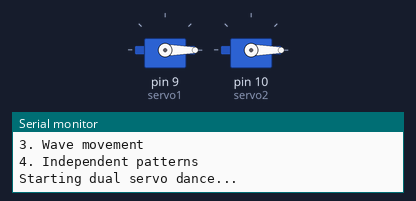
A sketch run on a simulated Arduino Uno, built with avr-gcc and run on an emulated ATmega328P. Parts: 2 × servo, the last lines printed to the serial monitor.

Above: at 1.2 s.
At 5.4 s:
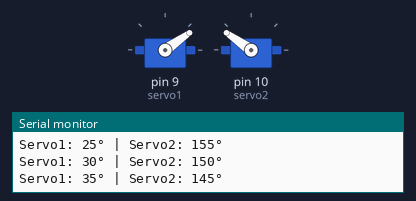
At 9.6 s:
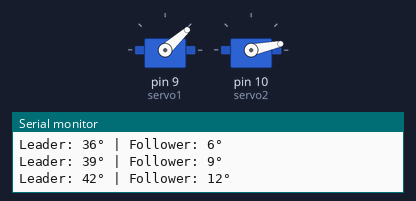
At 18.1 s:
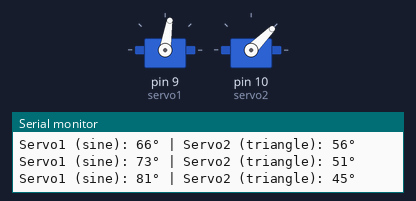
Timing chart, 0 to 25.9 s (numbered marks = the images above):
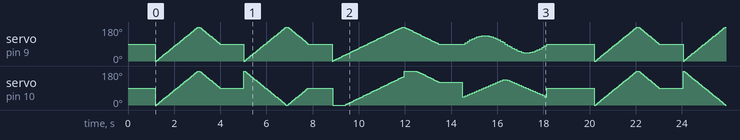

The sketch:

multiple_servos_code.ino
```cpp
/*
 * Multiple Servos - Controlling Two Servos Simultaneously
 *
 * Description: This program demonstrates how to control two servo motors
 * at the same time with different movement patterns.
 *
 * Hardware Required:
 * - Arduino Uno
 * - 2x Servo motors (SG90 or similar)
 * - Jumper wires
 * - External 5V power supply (recommended for stable operation)
 *
 * Connections:
 * Servo 1:
 * - Red wire    -> 5V (Arduino or external supply)
 * - Brown wire  -> GND
 * - Orange wire -> Arduino Pin 9
 *
 * Servo 2:
 * - Red wire    -> 5V (Arduino or external supply)
 * - Brown wire  -> GND
 * - Orange wire -> Arduino Pin 10
 *
 * Movement Patterns:
 * 1. Synchronized - Both servos move together
 * 2. Mirror - Servos move in opposite directions
 * 3. Wave - One follows the other with a delay
 * 4. Independent - Each servo has its own pattern
 *
 * Author: Arduino Servo Tutorial
 * Date: 2025
 */

#include <Servo.h>

// Create two servo objects
Servo servo1;
Servo servo2;

void setup() {
  // Attach servos to different pins
  servo1.attach(9);   // First servo on pin 9
  servo2.attach(10);  // Second servo on pin 10

  Serial.begin(9600);
  Serial.println("=======================================");
  Serial.println("    DUAL SERVO CONTROL SYSTEM READY   ");
  Serial.println("=======================================");
  Serial.println();
  Serial.println("Movement patterns:");
  Serial.println("1. Synchronized movement");
  Serial.println("2. Mirror movement");
  Serial.println("3. Wave movement");
  Serial.println("4. Independent patterns");
  Serial.println();

  // Start both servos at center position
  servo1.write(90);
  servo2.write(90);
  delay(1000);

  Serial.println("Starting dual servo dance...");
}

void loop() {
  // Pattern 1: Synchronized movement - both move together
  synchronizedMovement();
  delay(1000);

  // Pattern 2: Mirror movement - opposite directions
  mirrorMovement();
  delay(1000);

  // Pattern 3: Wave movement - one follows the other
  waveMovement();
  delay(1000);

  // Pattern 4: Independent patterns
  independentMovement();
  delay(2000);

  Serial.println("All patterns complete! Starting again...");
  Serial.println("=========================================");
}

void synchronizedMovement() {
  Serial.println("🤝 Pattern 1: Synchronized movement");

  // Both servos move together from 0 to 180
  for (int angle = 0; angle <= 180; angle += 5) {
    servo1.write(angle);
    servo2.write(angle);
    Serial.print("Both servos at: ");
    Serial.print(angle);
    Serial.println("°");
    delay(50);
  }

  // Return to center together
  for (int angle = 180; angle >= 90; angle -= 5) {
    servo1.write(angle);
    servo2.write(angle);
    delay(50);
  }

  Serial.println("✅ Synchronized movement complete");
}

void mirrorMovement() {
  Serial.println("🪞 Pattern 2: Mirror movement");

  // Servos move in opposite directions
  for (int angle = 0; angle <= 180; angle += 5) {
    servo1.write(angle);
    servo2.write(180 - angle);  // Opposite direction
    Serial.print("Servo1: ");
    Serial.print(angle);
    Serial.print("° | Servo2: ");
    Serial.print(180 - angle);
    Serial.println("°");
    delay(50);
  }

  // Return both to center
  for (int angle = 180; angle >= 90; angle -= 5) {
    servo1.write(angle);
    servo2.write(180 - angle);
    delay(50);
  }

  Serial.println("✅ Mirror movement complete");
}

void waveMovement() {
  Serial.println("🌊 Pattern 3: Wave movement");

  // Servo1 leads, Servo2 follows with delay
  for (int angle = 0; angle <= 180; angle += 3) {
    servo1.write(angle);
    delay(30);

    // Servo2 follows 30 degrees behind
    int servo2Angle = angle - 30;
    if (servo2Angle < 0) servo2Angle = 0;
    servo2.write(servo2Angle);

    Serial.print("Leader: ");
    Serial.print(angle);
    Serial.print("° | Follower: ");
    Serial.print(servo2Angle);
    Serial.println("°");
    delay(20);
  }

  // Return to center with wave effect
  for (int angle = 180; angle >= 90; angle -= 3) {
    servo1.write(angle);
    delay(30);
    servo2.write(angle + 30 > 180 ? 180 : angle + 30);
    delay(20);
  }

  Serial.println("✅ Wave movement complete");
}

void independentMovement() {
  Serial.println("🎭 Pattern 4: Independent movement");

  // Each servo has its own unique pattern
  for (int i = 0; i < 36; i++) {  // 36 steps for smooth motion
    // Servo1: Sine wave pattern
    int angle1 = 90 + (sin(i * 0.174) * 45);  // 0.174 ≈ 10 degrees in radians

    // Servo2: Triangle wave pattern
    int angle2;
    if (i < 18) {
      angle2 = map(i, 0, 17, 45, 135);
    } else {
      angle2 = map(i, 18, 35, 135, 45);
    }

    servo1.write(angle1);
    servo2.write(angle2);

    Serial.print("Servo1 (sine): ");
    Serial.print(angle1);
    Serial.print("° | Servo2 (triangle): ");
    Serial.print(angle2);
    Serial.println("°");

    delay(100);
  }

  // Return both to center
  servo1.write(90);
  servo2.write(90);

  Serial.println("✅ Independent movement complete");
}

/*
 * POWER SUPPLY NOTES:
 *
 * For reliable operation with two servos:
 * 1. Use external 5V power supply (2A or higher)
 * 2. Connect Arduino GND to external supply GND
 * 3. Power servos from external supply, not Arduino
 * 4. Arduino USB can still power the board itself
 *
 * EXPANSION IDEAS:
 *
 * 1. Add more servos (Arduino Uno can control up to 12)
 * 2. Create robotic arm with coordinated movement
 * 3. Add user input to select movement patterns
 * 4. Create custom choreographed sequences
 * 5. Add sensors to make movements reactive
 */
```

Measured:
- by itself, servo on pin 9 (servo1), servo on pin 10 (servo2): moves between 0° and 180°, repeating every 19.0 s
